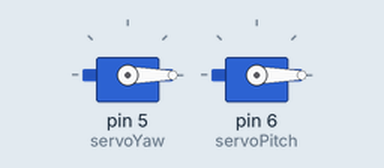
Recording of a sketch running on a simulated Arduino Uno, built with avr-gcc and run on an emulated ATmega328P. Parts: 2 × servo.

Above: at 0.1 s.
At 13.9 s:
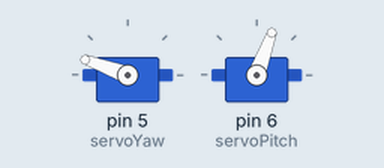
At 14.9 s:
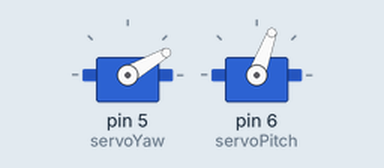
At 36.1 s:
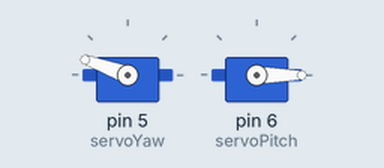
Timing chart, 0 to 39.5 s (numbered marks = the images above):
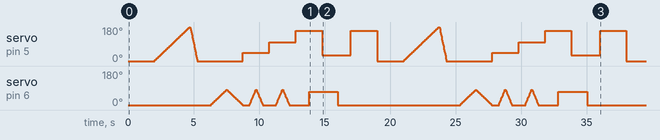

The sketch:

MotionDemo.ino
```cpp
//2 DOF Platform actuated using standard MTG 995 Servos @4.8V
//by Philipp Schilcher

//references: Sweep by BARRAGAN & Scott Fitzgerald

#include <Servo.h>

//time for the program to wait before in/decrementing the angle [ms]
#define wait 30
//time r a drawing stroke takes to finish the whole 180 degress
#define drawDelay 1000
//maximum actuation angle of a servo
#define servoRange 180

//2 Servo objects for controlling 2 actual servos in the yaw (lower) and pitch (upper) direction
Servo servoYaw;
Servo servoPitch;

//the current position (angle) of the servo
int posYaw;
int posPitch;


void setup() {
  //connect servos to Arduino using pwm pin 5 and 6
  servoYaw.attach(5);
  servoPitch.attach(6);
}

void loop() {

  //Initialize Positon
  servoPitch.write(0);
  servoYaw.write(0);

  delay(2000);

//turn the lower servo in the yaw direction from 0 to 180 degrees
  for (posYaw = 0; posYaw <=180; posYaw += 2) {
    servoYaw.write(posYaw);
    delay(wait); //wait between increments for the servo to reach the requested position
  }

  //turn it back
  for (posYaw = 180; posYaw >= 0; posYaw -= 10) {
    servoYaw.write(posYaw);
    delay(wait);
  }

  delay(1000);

  //turn the upper servo in the pitch direction from 0 to 180 degrees
  for (posPitch = 0; posPitch <=80; posPitch += 2) {
    servoPitch.write(posPitch);
    delay(wait); //wait between increments for the servo to reach the requested position
  }

  //turn it back
  for (posPitch = 80; posPitch >= 0; posPitch -= 2) {
    servoPitch.write(posPitch);
    delay(wait);
  }

   servoYaw.write(45);
   delay(500);

     //turn the upper servo in the pitch direction from 0 to 180 degrees
  for (posPitch = 0; posPitch <=80; posPitch += 5) {
    servoPitch.write(posPitch);
    delay(wait); //wait between increments for the servo to reach the requested position
  }

  //turn it back
  for (posPitch = 80; posPitch >= 0; posPitch -= 5) {
    servoPitch.write(posPitch);
    delay(wait);
  }

  delay(500);

     servoYaw.write(100);
   delay(500);

     //turn the upper servo in the pitch direction from 0 to 180 degrees
  for (posPitch = 0; posPitch <=80; posPitch += 5) {
    servoPitch.write(posPitch);
    delay(wait); //wait between increments for the servo to reach the requested position
  }

  //turn it back
  for (posPitch = 80; posPitch >= 0; posPitch -= 5) {
    servoPitch.write(posPitch);
    delay(wait);
  }

  delay(500);

  //draw a square

  servoYaw.write(160);
  delay(drawDelay);
  servoPitch.write(70);
  delay(drawDelay);
  servoYaw.write(30);
  delay(drawDelay);
  delay(200);
  servoPitch.write(0);
  delay(drawDelay);
  servoYaw.write(160);
  delay(2000);

}
```
